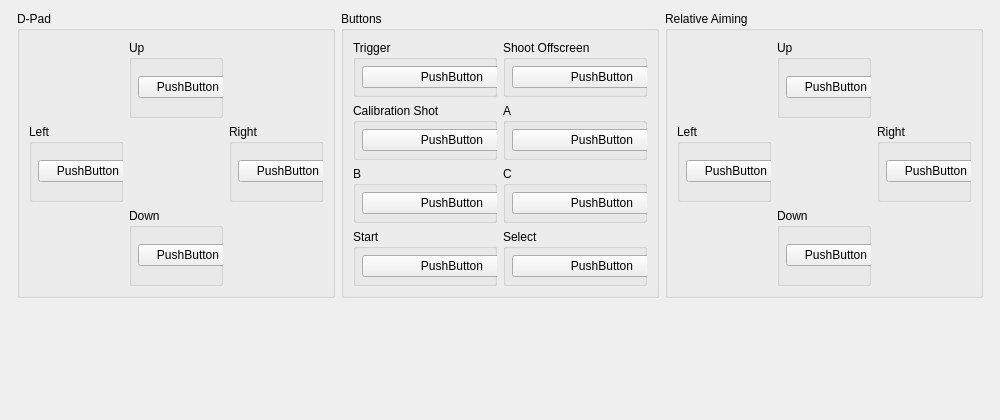
<?xml version="1.0" encoding="UTF-8"?>
<ui version="4.0">
 <class>USBBindingWidget_GunCon2Retail</class>
 <widget class="QWidget" name="USBBindingWidget_GunCon2Retail">
  <property name="geometry">
   <rect>
    <x>0</x>
    <y>0</y>
    <width>1000</width>
    <height>420</height>
   </rect>
  </property>
  <property name="sizePolicy">
   <sizepolicy hsizetype="MinimumExpanding" vsizetype="Preferred">
    <horstretch>0</horstretch>
    <verstretch>0</verstretch>
   </sizepolicy>
  </property>
  <property name="minimumSize">
   <size>
    <width>1000</width>
    <height>420</height>
   </size>
  </property>
  <layout class="QGridLayout" name="gridLayout_main">
   <item row="0" column="0" rowspan="2">
    <spacer name="horizontalSpacer_left">
     <property name="orientation">
      <enum>Qt::Orientation::Horizontal</enum>
     </property>
     <property name="sizeHint" stdset="0">
      <size>
       <width>20</width>
       <height>20</height>
      </size>
     </property>
    </spacer>
   </item>
   <item row="0" column="1">
    <widget class="QGroupBox" name="grp_DPad">
     <property name="title">
      <string>D-Pad</string>
     </property>
     <layout class="QGridLayout" name="lay_DPad">
      <item row="0" column="1">
       <widget class="QGroupBox" name="grp_Up">
        <property name="title"><string>Up</string></property>
        <layout class="QGridLayout" name="lay_Up">
         <property name="leftMargin"><number>6</number></property>
         <property name="topMargin"><number>6</number></property>
         <property name="rightMargin"><number>6</number></property>
         <property name="bottomMargin"><number>6</number></property>
         <item row="0" column="0">
          <widget class="InputBindingWidget" name="Up">
           <property name="minimumSize"><size><width>100</width><height>0</height></size></property>
           <property name="maximumSize"><size><width>140</width><height>16777215</height></size></property>
           <property name="text"><string notr="true">PushButton</string></property>
          </widget>
         </item>
        </layout>
       </widget>
      </item>
      <item row="1" column="0">
       <widget class="QGroupBox" name="grp_Left">
        <property name="title"><string>Left</string></property>
        <layout class="QGridLayout" name="lay_Left">
         <property name="leftMargin"><number>6</number></property>
         <property name="topMargin"><number>6</number></property>
         <property name="rightMargin"><number>6</number></property>
         <property name="bottomMargin"><number>6</number></property>
         <item row="0" column="0">
          <widget class="InputBindingWidget" name="Left">
           <property name="minimumSize"><size><width>100</width><height>0</height></size></property>
           <property name="maximumSize"><size><width>140</width><height>16777215</height></size></property>
           <property name="text"><string notr="true">PushButton</string></property>
          </widget>
         </item>
        </layout>
       </widget>
      </item>
      <item row="1" column="2">
       <widget class="QGroupBox" name="grp_Right">
        <property name="title"><string>Right</string></property>
        <layout class="QGridLayout" name="lay_Right">
         <property name="leftMargin"><number>6</number></property>
         <property name="topMargin"><number>6</number></property>
         <property name="rightMargin"><number>6</number></property>
         <property name="bottomMargin"><number>6</number></property>
         <item row="0" column="0">
          <widget class="InputBindingWidget" name="Right">
           <property name="minimumSize"><size><width>100</width><height>0</height></size></property>
           <property name="maximumSize"><size><width>140</width><height>16777215</height></size></property>
           <property name="text"><string notr="true">PushButton</string></property>
          </widget>
         </item>
        </layout>
       </widget>
      </item>
      <item row="2" column="1">
       <widget class="QGroupBox" name="grp_Down">
        <property name="title"><string>Down</string></property>
        <layout class="QGridLayout" name="lay_Down">
         <property name="leftMargin"><number>6</number></property>
         <property name="topMargin"><number>6</number></property>
         <property name="rightMargin"><number>6</number></property>
         <property name="bottomMargin"><number>6</number></property>
         <item row="0" column="0">
          <widget class="InputBindingWidget" name="Down">
           <property name="minimumSize"><size><width>100</width><height>0</height></size></property>
           <property name="maximumSize"><size><width>140</width><height>16777215</height></size></property>
           <property name="text"><string notr="true">PushButton</string></property>
          </widget>
         </item>
        </layout>
       </widget>
      </item>
     </layout>
    </widget>
   </item>
   <item row="0" column="2">
    <widget class="QGroupBox" name="grp_Buttons">
     <property name="title">
      <string>Buttons</string>
     </property>
     <layout class="QGridLayout" name="lay_Buttons">
      <item row="0" column="0">
       <widget class="QGroupBox" name="grp_Trigger">
        <property name="title"><string>Trigger</string></property>
        <layout class="QGridLayout" name="lay_Trigger">
         <property name="leftMargin"><number>6</number></property>
         <property name="topMargin"><number>6</number></property>
         <property name="rightMargin"><number>6</number></property>
         <property name="bottomMargin"><number>6</number></property>
         <item row="0" column="0">
          <widget class="InputBindingWidget" name="Trigger">
           <property name="minimumSize"><size><width>180</width><height>0</height></size></property>
           <property name="maximumSize"><size><width>300</width><height>16777215</height></size></property>
           <property name="text"><string notr="true">PushButton</string></property>
          </widget>
         </item>
        </layout>
       </widget>
      </item>
      <item row="0" column="1">
       <widget class="QGroupBox" name="grp_ShootOffscreen">
        <property name="title"><string>Shoot Offscreen</string></property>
        <layout class="QGridLayout" name="lay_ShootOffscreen">
         <property name="leftMargin"><number>6</number></property>
         <property name="topMargin"><number>6</number></property>
         <property name="rightMargin"><number>6</number></property>
         <property name="bottomMargin"><number>6</number></property>
         <item row="0" column="0">
          <widget class="InputBindingWidget" name="ShootOffscreen">
           <property name="minimumSize"><size><width>180</width><height>0</height></size></property>
           <property name="maximumSize"><size><width>300</width><height>16777215</height></size></property>
           <property name="text"><string notr="true">PushButton</string></property>
          </widget>
         </item>
        </layout>
       </widget>
      </item>
      <item row="1" column="0">
       <widget class="QGroupBox" name="grp_Recalibrate">
        <property name="title"><string>Calibration Shot</string></property>
        <layout class="QGridLayout" name="lay_Recalibrate">
         <property name="leftMargin"><number>6</number></property>
         <property name="topMargin"><number>6</number></property>
         <property name="rightMargin"><number>6</number></property>
         <property name="bottomMargin"><number>6</number></property>
         <item row="0" column="0">
          <widget class="InputBindingWidget" name="Recalibrate">
           <property name="minimumSize"><size><width>180</width><height>0</height></size></property>
           <property name="maximumSize"><size><width>300</width><height>16777215</height></size></property>
           <property name="text"><string notr="true">PushButton</string></property>
          </widget>
         </item>
        </layout>
       </widget>
      </item>
      <item row="1" column="1">
       <widget class="QGroupBox" name="grp_A">
        <property name="title"><string>A</string></property>
        <layout class="QGridLayout" name="lay_A">
         <property name="leftMargin"><number>6</number></property>
         <property name="topMargin"><number>6</number></property>
         <property name="rightMargin"><number>6</number></property>
         <property name="bottomMargin"><number>6</number></property>
         <item row="0" column="0">
          <widget class="InputBindingWidget" name="A">
           <property name="minimumSize"><size><width>180</width><height>0</height></size></property>
           <property name="maximumSize"><size><width>300</width><height>16777215</height></size></property>
           <property name="text"><string notr="true">PushButton</string></property>
          </widget>
         </item>
        </layout>
       </widget>
      </item>
      <item row="2" column="0">
       <widget class="QGroupBox" name="grp_B">
        <property name="title"><string>B</string></property>
        <layout class="QGridLayout" name="lay_B">
         <property name="leftMargin"><number>6</number></property>
         <property name="topMargin"><number>6</number></property>
         <property name="rightMargin"><number>6</number></property>
         <property name="bottomMargin"><number>6</number></property>
         <item row="0" column="0">
          <widget class="InputBindingWidget" name="B">
           <property name="minimumSize"><size><width>180</width><height>0</height></size></property>
           <property name="maximumSize"><size><width>300</width><height>16777215</height></size></property>
           <property name="text"><string notr="true">PushButton</string></property>
          </widget>
         </item>
        </layout>
       </widget>
      </item>
      <item row="2" column="1">
       <widget class="QGroupBox" name="grp_C">
        <property name="title"><string>C</string></property>
        <layout class="QGridLayout" name="lay_C">
         <property name="leftMargin"><number>6</number></property>
         <property name="topMargin"><number>6</number></property>
         <property name="rightMargin"><number>6</number></property>
         <property name="bottomMargin"><number>6</number></property>
         <item row="0" column="0">
          <widget class="InputBindingWidget" name="C">
           <property name="minimumSize"><size><width>180</width><height>0</height></size></property>
           <property name="maximumSize"><size><width>300</width><height>16777215</height></size></property>
           <property name="text"><string notr="true">PushButton</string></property>
          </widget>
         </item>
        </layout>
       </widget>
      </item>
      <item row="3" column="0">
       <widget class="QGroupBox" name="grp_Start">
        <property name="title"><string>Start</string></property>
        <layout class="QGridLayout" name="lay_Start">
         <property name="leftMargin"><number>6</number></property>
         <property name="topMargin"><number>6</number></property>
         <property name="rightMargin"><number>6</number></property>
         <property name="bottomMargin"><number>6</number></property>
         <item row="0" column="0">
          <widget class="InputBindingWidget" name="Start">
           <property name="minimumSize"><size><width>180</width><height>0</height></size></property>
           <property name="maximumSize"><size><width>300</width><height>16777215</height></size></property>
           <property name="text"><string notr="true">PushButton</string></property>
          </widget>
         </item>
        </layout>
       </widget>
      </item>
      <item row="3" column="1">
       <widget class="QGroupBox" name="grp_Select">
        <property name="title"><string>Select</string></property>
        <layout class="QGridLayout" name="lay_Select">
         <property name="leftMargin"><number>6</number></property>
         <property name="topMargin"><number>6</number></property>
         <property name="rightMargin"><number>6</number></property>
         <property name="bottomMargin"><number>6</number></property>
         <item row="0" column="0">
          <widget class="InputBindingWidget" name="Select">
           <property name="minimumSize"><size><width>180</width><height>0</height></size></property>
           <property name="maximumSize"><size><width>300</width><height>16777215</height></size></property>
           <property name="text"><string notr="true">PushButton</string></property>
          </widget>
         </item>
        </layout>
       </widget>
      </item>
     </layout>
    </widget>
   </item>
   <item row="0" column="3">
    <widget class="QGroupBox" name="grp_Relative">
     <property name="title">
      <string>Relative Aiming</string>
     </property>
     <layout class="QGridLayout" name="lay_Relative">
      <item row="0" column="1">
       <widget class="QGroupBox" name="grp_RelUp">
        <property name="title"><string>Up</string></property>
        <layout class="QGridLayout" name="lay_RelUp">
         <property name="leftMargin"><number>6</number></property>
         <property name="topMargin"><number>6</number></property>
         <property name="rightMargin"><number>6</number></property>
         <property name="bottomMargin"><number>6</number></property>
         <item row="0" column="0">
          <widget class="InputBindingWidget" name="RelativeUp">
           <property name="minimumSize"><size><width>100</width><height>0</height></size></property>
           <property name="maximumSize"><size><width>140</width><height>16777215</height></size></property>
           <property name="text"><string notr="true">PushButton</string></property>
          </widget>
         </item>
        </layout>
       </widget>
      </item>
      <item row="1" column="0">
       <widget class="QGroupBox" name="grp_RelLeft">
        <property name="title"><string>Left</string></property>
        <layout class="QGridLayout" name="lay_RelLeft">
         <property name="leftMargin"><number>6</number></property>
         <property name="topMargin"><number>6</number></property>
         <property name="rightMargin"><number>6</number></property>
         <property name="bottomMargin"><number>6</number></property>
         <item row="0" column="0">
          <widget class="InputBindingWidget" name="RelativeLeft">
           <property name="minimumSize"><size><width>100</width><height>0</height></size></property>
           <property name="maximumSize"><size><width>140</width><height>16777215</height></size></property>
           <property name="text"><string notr="true">PushButton</string></property>
          </widget>
         </item>
        </layout>
       </widget>
      </item>
      <item row="1" column="2">
       <widget class="QGroupBox" name="grp_RelRight">
        <property name="title"><string>Right</string></property>
        <layout class="QGridLayout" name="lay_RelRight">
         <property name="leftMargin"><number>6</number></property>
         <property name="topMargin"><number>6</number></property>
         <property name="rightMargin"><number>6</number></property>
         <property name="bottomMargin"><number>6</number></property>
         <item row="0" column="0">
          <widget class="InputBindingWidget" name="RelativeRight">
           <property name="minimumSize"><size><width>100</width><height>0</height></size></property>
           <property name="maximumSize"><size><width>140</width><height>16777215</height></size></property>
           <property name="text"><string notr="true">PushButton</string></property>
          </widget>
         </item>
        </layout>
       </widget>
      </item>
      <item row="2" column="1">
       <widget class="QGroupBox" name="grp_RelDown">
        <property name="title"><string>Down</string></property>
        <layout class="QGridLayout" name="lay_RelDown">
         <property name="leftMargin"><number>6</number></property>
         <property name="topMargin"><number>6</number></property>
         <property name="rightMargin"><number>6</number></property>
         <property name="bottomMargin"><number>6</number></property>
         <item row="0" column="0">
          <widget class="InputBindingWidget" name="RelativeDown">
           <property name="minimumSize"><size><width>100</width><height>0</height></size></property>
           <property name="maximumSize"><size><width>140</width><height>16777215</height></size></property>
           <property name="text"><string notr="true">PushButton</string></property>
          </widget>
         </item>
        </layout>
       </widget>
      </item>
     </layout>
    </widget>
   </item>
   <item row="0" column="4" rowspan="2">
    <spacer name="horizontalSpacer_right">
     <property name="orientation">
      <enum>Qt::Orientation::Horizontal</enum>
     </property>
     <property name="sizeHint" stdset="0">
      <size>
       <width>20</width>
       <height>20</height>
      </size>
     </property>
    </spacer>
   </item>
   <item row="1" column="0" colspan="5">
    <spacer name="verticalSpacer">
     <property name="orientation">
      <enum>Qt::Orientation::Vertical</enum>
     </property>
     <property name="sizeHint" stdset="0">
      <size>
       <width>20</width>
       <height>40</height>
      </size>
     </property>
    </spacer>
   </item>
  </layout>
 </widget>
 <customwidgets>
  <customwidget>
   <class>InputBindingWidget</class>
   <extends>QPushButton</extends>
   <header>Settings/InputBindingWidget.h</header>
  </customwidget>
 </customwidgets>
 <tabstops>
  <tabstop>Trigger</tabstop>
  <tabstop>ShootOffscreen</tabstop>
  <tabstop>Recalibrate</tabstop>
  <tabstop>A</tabstop>
  <tabstop>B</tabstop>
  <tabstop>C</tabstop>
  <tabstop>Start</tabstop>
  <tabstop>Select</tabstop>
  <tabstop>Up</tabstop>
  <tabstop>Down</tabstop>
  <tabstop>Left</tabstop>
  <tabstop>Right</tabstop>
  <tabstop>RelativeUp</tabstop>
  <tabstop>RelativeDown</tabstop>
  <tabstop>RelativeLeft</tabstop>
  <tabstop>RelativeRight</tabstop>
 </tabstops>
 <resources>
  <include location="../resources/resources.qrc"/>
 </resources>
 <connections/>
</ui>
